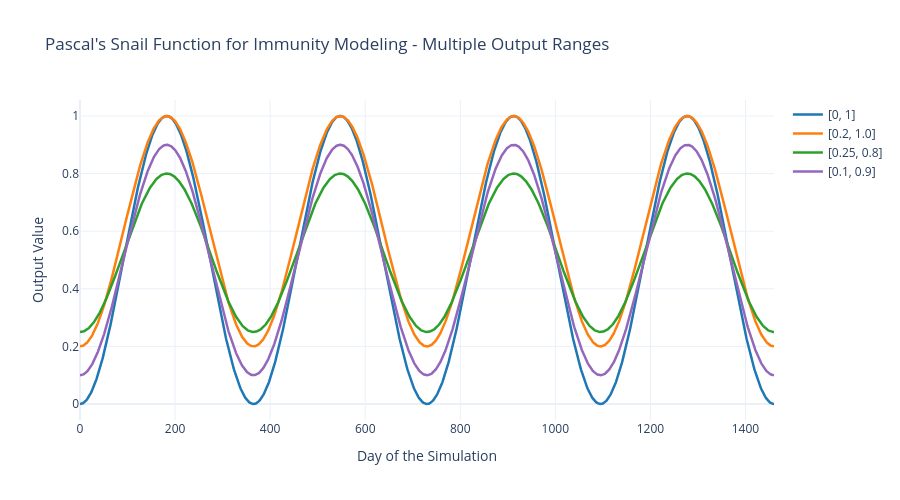

The cell this chart's notebook holds for it:
### Code cell
interactive_fig = create_interactive_range_test()
interactive_fig.show()

### Figure 1 — Plotly figure (JSON) as saved in the notebook; plotly's stock layout.template omitted (floating-point values rounded to 4 significant figures; data arrays with more than 128 entries replaced by an {"elided": "..."} marker saying what was removed)
{"data": [{"hovertemplate": "Day: %{x}<br>Value: %{y:.2f}<br>Range: [0, 1]", "line": {"color": "#1f77b4", "width": 2.5}, "mode": "lines", "name": "[0, 1]", "type": "scatter", "x": {"elided": "1461 int values"}, "y": {"elided": "1461 float values"}}, {"hovertemplate": "Day: %{x}<br>Value: %{y:.2f}<br>Range: [0.2, 1.0]", "line": {"color": "#ff7f0e", "width": 2.5}, "mode": "lines", "name": "[0.2, 1.0]", "type": "scatter", "x": {"elided": "1461 int values"}, "y": {"elided": "1461 float values"}}, {"hovertemplate": "Day: %{x}<br>Value: %{y:.2f}<br>Range: [0.25, 0.8]", "line": {"color": "#2ca02c", "width": 2.5}, "mode": "lines", "name": "[0.25, 0.8]", "type": "scatter", "x": {"elided": "1461 int values"}, "y": {"elided": "1461 float values"}}, {"hovertemplate": "Day: %{x}<br>Value: %{y:.2f}<br>Range: [0.1, 0.9]", "line": {"color": "#9467bd", "width": 2.5}, "mode": "lines", "name": "[0.1, 0.9]", "type": "scatter", "x": {"elided": "1461 int values"}, "y": {"elided": "1461 float values"}}], "layout": {"height": 500, "hovermode": "x unified", "title": {"text": "Pascal's Snail Function for Immunity Modeling - Multiple Output Ranges"}, "xaxis": {"title": {"text": "Day of the Simulation"}}, "yaxis": {"title": {"text": "Output Value"}}}}
